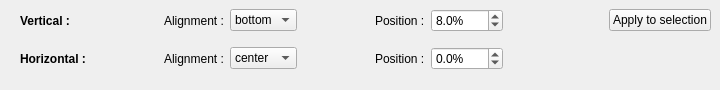
        <widget class="QWidget" name="positionTab">
         <attribute name="title">
          <string>Position</string>
         </attribute>
         <widget class="QWidget" name="horizontalLayoutWidget_2">
          <property name="geometry">
           <rect>
            <x>20</x>
            <y>0</y>
            <width>691</width>
            <height>81</height>
           </rect>
          </property>
          <layout class="QGridLayout" name="gridLayout_5">
           <item row="0" column="3">
            <widget class="QComboBox" name="vAlignBox">
             <property name="enabled">
              <bool>true</bool>
             </property>
             <property name="currentIndex">
              <number>2</number>
             </property>
             <item>
              <property name="text">
               <string>top</string>
              </property>
             </item>
             <item>
              <property name="text">
               <string>center</string>
              </property>
             </item>
             <item>
              <property name="text">
               <string>bottom</string>
              </property>
             </item>
            </widget>
           </item>
           <item row="0" column="2">
            <widget class="QLabel" name="vAlignLabel">
             <property name="enabled">
              <bool>true</bool>
             </property>
             <property name="text">
              <string>Alignment :</string>
             </property>
            </widget>
           </item>
           <item row="1" column="5">
            <widget class="QLabel" name="hPosLabel">
             <property name="enabled">
              <bool>true</bool>
             </property>
             <property name="text">
              <string>Position :</string>
             </property>
            </widget>
           </item>
           <item row="0" column="6">
            <widget class="QDoubleSpinBox" name="vPosSpinBox">
             <property name="enabled">
              <bool>true</bool>
             </property>
             <property name="accelerated">
              <bool>true</bool>
             </property>
             <property name="correctionMode">
              <enum>QAbstractSpinBox::CorrectToPreviousValue</enum>
             </property>
             <property name="suffix">
              <string>%</string>
             </property>
             <property name="decimals">
              <number>1</number>
             </property>
             <property name="minimum">
              <double>0.000000000000000</double>
             </property>
             <property name="singleStep">
              <double>0.100000000000000</double>
             </property>
             <property name="value">
              <double>8.000000000000000</double>
             </property>
            </widget>
           </item>
           <item row="1" column="3">
            <widget class="QComboBox" name="hAlignBox">
             <property name="enabled">
              <bool>true</bool>
             </property>
             <property name="currentIndex">
              <number>1</number>
             </property>
             <item>
              <property name="text">
               <string>left</string>
              </property>
             </item>
             <item>
              <property name="text">
               <string>center</string>
              </property>
             </item>
             <item>
              <property name="text">
               <string>right</string>
              </property>
             </item>
            </widget>
           </item>
           <item row="0" column="4">
            <spacer name="horizontalSpacer_4">
             <property name="orientation">
              <enum>Qt::Horizontal</enum>
             </property>
             <property name="sizeHint" stdset="0">
              <size>
               <width>40</width>
               <height>20</height>
              </size>
             </property>
            </spacer>
           </item>
           <item row="1" column="0">
            <widget class="QLabel" name="horizontalLabel">
             <property name="enabled">
              <bool>true</bool>
             </property>
             <property name="font">
              <font>
               <weight>75</weight>
               <bold>true</bold>
              </font>
             </property>
             <property name="text">
              <string>Horizontal :</string>
             </property>
            </widget>
           </item>
           <item row="1" column="6">
            <widget class="QDoubleSpinBox" name="hPosSpinBox">
             <property name="enabled">
              <bool>true</bool>
             </property>
             <property name="accelerated">
              <bool>true</bool>
             </property>
             <property name="correctionMode">
              <enum>QAbstractSpinBox::CorrectToPreviousValue</enum>
             </property>
             <property name="suffix">
              <string>%</string>
             </property>
             <property name="decimals">
              <number>1</number>
             </property>
             <property name="minimum">
              <double>-100.000000000000000</double>
             </property>
             <property name="singleStep">
              <double>0.100000000000000</double>
             </property>
            </widget>
           </item>
           <item row="1" column="2">
            <widget class="QLabel" name="hAlignLabel">
             <property name="enabled">
              <bool>true</bool>
             </property>
             <property name="text">
              <string>Alignment :</string>
             </property>
            </widget>
           </item>
           <item row="0" column="5">
            <widget class="QLabel" name="vPosLabel">
             <property name="enabled">
              <bool>true</bool>
             </property>
             <property name="mouseTracking">
              <bool>false</bool>
             </property>
             <property name="text">
              <string>Position :</string>
             </property>
            </widget>
           </item>
           <item row="0" column="0">
            <widget class="QLabel" name="verticalLabel">
             <property name="enabled">
              <bool>true</bool>
             </property>
             <property name="font">
              <font>
               <weight>75</weight>
               <bold>true</bold>
              </font>
             </property>
             <property name="text">
              <string>Vertical :</string>
             </property>
            </widget>
           </item>
           <item row="0" column="1">
            <spacer name="horizontalSpacer_5">
             <property name="orientation">
              <enum>Qt::Horizontal</enum>
             </property>
             <property name="sizeHint" stdset="0">
              <size>
               <width>40</width>
               <height>20</height>
              </size>
             </property>
            </spacer>
           </item>
           <item row="0" column="7">
            <spacer name="horizontalSpacer_6">
             <property name="orientation">
              <enum>Qt::Horizontal</enum>
             </property>
             <property name="sizeHint" stdset="0">
              <size>
               <width>100</width>
               <height>20</height>
              </size>
             </property>
            </spacer>
           </item>
           <item row="0" column="8">
            <widget class="QPushButton" name="applyPosSelButton">
             <property name="text">
              <string>Apply to selection</string>
             </property>
            </widget>
           </item>
          </layout>
         </widget>
        </widget>
